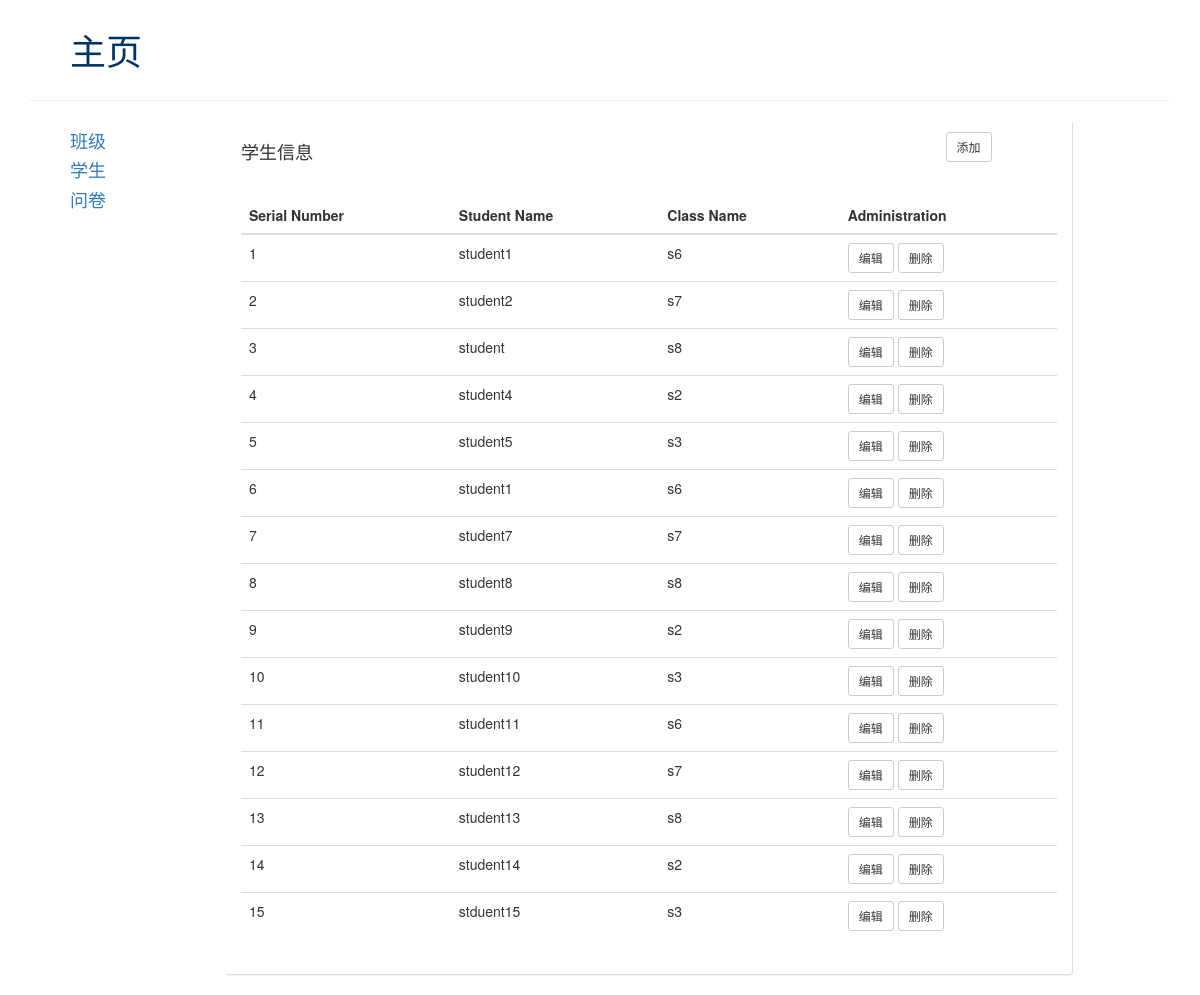
The page /student/ on the database its author committed.
### app01/models.py (models this page shows)
class Student(models.Model):
    name = models.CharField(max_length=16)#学生姓名
    student_lesson = models.ForeignKey(to=Lesson,related_name="student_lesson")#与班级为多对一的关系

class Lesson(models.Model):
    title = models.CharField(max_length=16)#班级名称

### app01/views.py (the view)
# urls.py: url(r'^student/', views.student),
def student(request):
    student_list = models.Student.objects.all()
    return render(request,"student.html",{"student_list":student_list})

### templates/student.html
{% extends "home.html" %}
{% block title %}
学生信息
{% endblock %}
{% block table_info %}
                    <table class="table table-hover">
                        <thead>
                        <tr>
                            <th>Serial Number</th>
                            <th>Student Name</th>
                            <th>Class Name</th>
                            <th>Administration</th>
                        </tr>
                        </thead>
                        <tbody>
                        {% for student in student_list %}
                        <tr>
                        <td>{{ forloop.counter }}</td>
                        <td>{{ student.name }}</td>
                        <td>{{ student.student_lesson.title }}</td>
                        <td><a href="">
                            <button class="btn-default btn btn-sm">编辑</button>
                        </a><a href="">
                            <button class="btn-default btn btn-sm">删除</button>
                        </a></td>
                        </tr>
                        {% endfor %}
                        </tbody>
                    </table>
{% endblock %}

### rows shown on the page
Student: name "student1", student_lesson "s6"
Student: name "student2", student_lesson "s7"
Student: name "student", student_lesson "s8"
Student: name "student4", student_lesson "s2"
Student: name "student5", student_lesson "s3"
Student: name "student1", student_lesson "s6"
Student: name "student7", student_lesson "s7"
Student: name "student8", student_lesson "s8"
Student: name "student9", student_lesson "s2"
Student: name "student10", student_lesson "s3"
Student: name "student11", student_lesson "s6"
Student: name "student12", student_lesson "s7"
Student: name "student13", student_lesson "s8"
Student: name "student14", student_lesson "s2"
Student: name "stduent15", student_lesson "s3"
